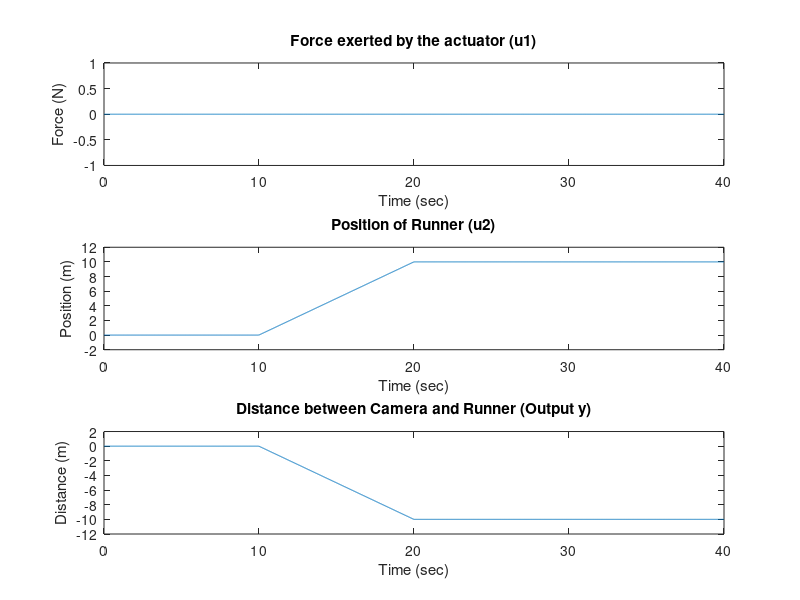
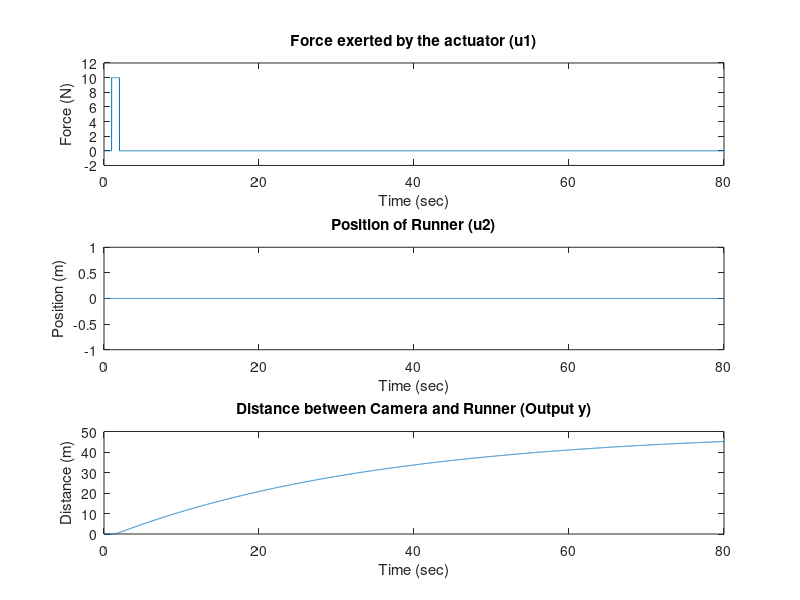

MATLAB code to generate these figures, in order:
close all
clear all

c = 0.2;
m = 7;

A = [0 1; 0 -c/m];
B = [0 0;1/m 0];
C = [1 0];
D = [0 -1];

step = 0.01;
endTime = 40;

t = 0:step:endTime;
u = zeros(2, size(t, 2));
x0 = [0 0];

speed = 1;
for i=1000:2000
    u(2, i) =(i-1000)*step*speed;
end
for i=2001:size(t, 2)
        u(2, i) =1000*step*speed;
end

%Creating the system
sys = ss(A,B,C,D);

controlability_matrix = ctrb(sys);
rank(controlability_matrix);

p1 = -10;
p2 = 10;

K = place(A,B,[p1 p2]);
sys_cl = ss(A-B*K,B,C,D);

[y,t,~] = lsim(sys_cl, u, t, x0);
% [y,t,~] = lsim(sys,u,t,x0);


fig = figure;
subplot(3,1,1);
plot(t, u(1, :));
title('Force exerted by the actuator (u1)');
xlabel('Time (sec)')
ylabel('Force (N)')

subplot(3,1, 2);
plot(t, u(2, :));
title('Position of Runner (u2)');
xlabel('Time (sec)')
ylim([-2 12])
ylabel('Position (m)')

subplot(3,1,3);
plot(t,y)
title('Distance between Camera and Runner (Output y)')
ylabel('Distance (m)')
ylim([-12, 2])
xlabel('Time (sec)')

print(fig, 'openLoopRunner', '-depsc2');

endTime = 80;
t = 0:step:endTime;

u = zeros(2, size(t, 2));

for i=100:200
    u(1, i) = 10;
end

[y,t,~] = lsim(sys,u,t,x0);

fig2 = figure;
subplot(3,1,1);
plot(t, u(1, :));
title('Force exerted by the actuator (u1)');
xlabel('Time (sec)')
ylim([-2 12])
ylabel('Force (N)')

subplot(3,1, 2);
plot(t, u(2, :));
title('Position of Runner (u2)');
xlabel('Time (sec)')
ylabel('Position (m)')

subplot(3,1,3);
plot(t,y)
title('Distance between Camera and Runner (Output y)')
ylabel('Distance (m)')
xlabel('Time (sec)')

print(fig2, 'openLoopMotor', '-depsc2');
